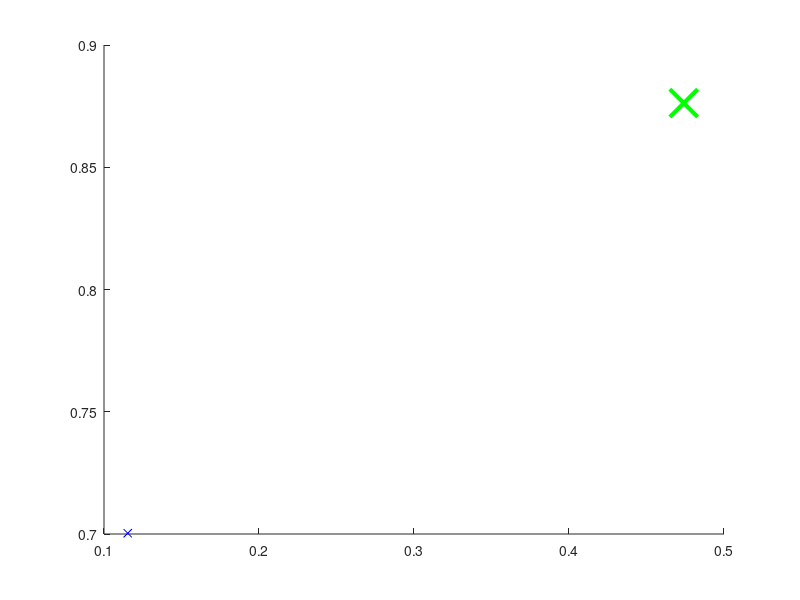

MATLAB code to generate this figure: (Note: this script raises an error after producing the figure.)
function rrt_basic

figure(1); clf; hold on;
x_start = rand(2,1);
x_goal = rand(2,1);
plot(x_start(1),x_start(2),'bx',x_goal(1),x_goal(2),'gx','MarkerSize',20,'LineWidth',3);

prob = MotionPlanningProblem(2);
options.max_edge_length = .1;
xtraj = prob.rrt(x_start,x_goal,@uniformSamples,options);

fnplt(xtraj);

end

function xs = uniformSamples
xs = rand(2,1);
end
